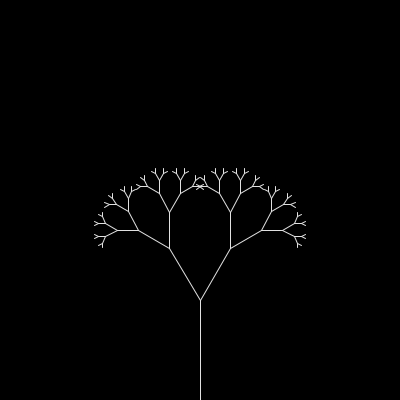
Frame 1 (no input)
Frame 60 (the mouse pressed at the canvas centre just before this capture): identical to frame 1, image omitted
Frame 120 (the mouse held since frame 60 and released just before this capture): identical to frame 1, image omitted

The Processing sketch that drew this single still picture (run headless with seeded random() and noise(); from frame 60 on, the mouse is pressed at the canvas centre):

// Processing sketch: basic_tree
// ── basic_tree.pde
void setup()
{
  size(400,400);
  background(0);
  translate(width/2, height);
  
  branch(100);
}

void draw()
{
  
}

void branch(float change)
{
  float rot = PI/6;
  
  stroke(225);
  line(0, 0, 0, -1 * change);
  translate(0, -1*change);
  
  change *= 0.6;
  
  if(change > 3)
  {
    pushMatrix();
    rotate(rot);
    branch(change);
    popMatrix();
    
    pushMatrix();
    rotate(-rot);
    branch(change);
    popMatrix();
    
    change *= 0.6;
  }
}
